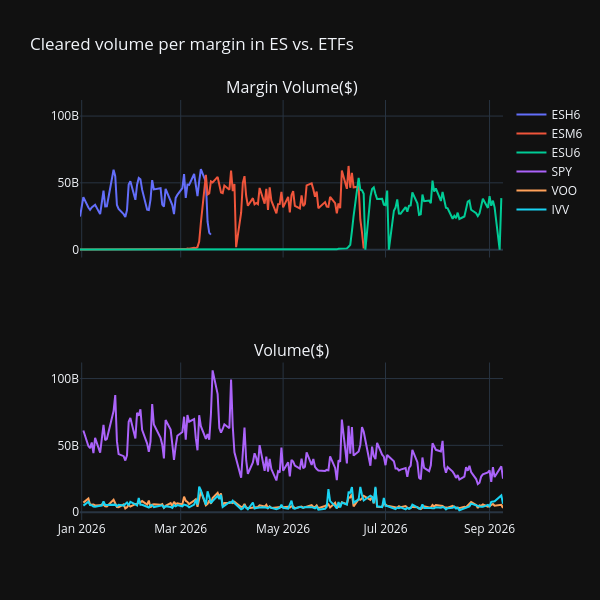

Source (notebook cell):
### Markdown cell above
## Comparing S&P Mini Margin Investment to some ETF Trade Value

Yet another way to compare these markets is to look at the dollar
amount invested. For futures, approximate this with a constant margin
value of $25,000. For ETFs, approximate this as the trade volume assuming
no special leveraging arrangements.

This metric shows a comparison of dollar value invested but not the scale
of potential returns.

### Code cell
plot_cols = ["Margin Volume($)", "Volume($)"]
subplot_titles = plot_cols

fig = make_subplots(
    rows=len(plot_cols),
    cols=1,
    shared_xaxes="all",
    shared_yaxes="all",
    subplot_titles=subplot_titles,
)

for symbol in symbols:
    df = futures_groups.get_group(symbol)
    fig.add_trace(
        go.Scatter(
            x=df[x_col],
            y=df[plot_cols[0]],
            name=symbol,
        ),
        row=1,
        col=1,
    )
for etf in etfs:
    df = etf_groups.get_group(etf)
    fig.add_trace(
        go.Scatter(
            x=df[x_col],
            y=df[plot_cols[1]],
            name=etf,
        ),
        row=2,
        col=1,
    )


fig.update_layout(
    height=600,
    width=600,
    title_text="Cleared volume per margin in ES vs. ETFs",
)
fig.show()
